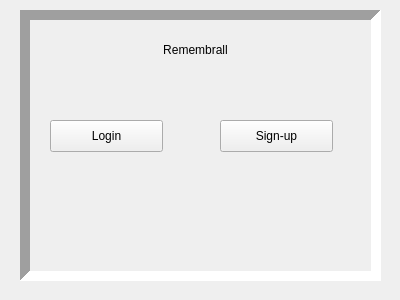
<?xml version="1.0" encoding="UTF-8"?>
<ui version="4.0">
 <class>Form</class>
 <widget class="QWidget" name="Form">
  <property name="geometry">
   <rect>
    <x>0</x>
    <y>0</y>
    <width>400</width>
    <height>300</height>
   </rect>
  </property>
  <property name="windowTitle">
   <string>Form</string>
  </property>
  <widget class="QLabel" name="label">
   <property name="geometry">
    <rect>
     <x>20</x>
     <y>10</y>
     <width>361</width>
     <height>271</height>
    </rect>
   </property>
   <property name="frameShape">
    <enum>QFrame::Panel</enum>
   </property>
   <property name="frameShadow">
    <enum>QFrame::Sunken</enum>
   </property>
   <property name="lineWidth">
    <number>10</number>
   </property>
   <property name="midLineWidth">
    <number>36</number>
   </property>
   <property name="text">
    <string/>
   </property>
  </widget>
  <widget class="QPushButton" name="pushButton">
   <property name="geometry">
    <rect>
     <x>50</x>
     <y>120</y>
     <width>113</width>
     <height>32</height>
    </rect>
   </property>
   <property name="text">
    <string>Login</string>
   </property>
  </widget>
  <widget class="QPushButton" name="pushButton_2">
   <property name="geometry">
    <rect>
     <x>220</x>
     <y>120</y>
     <width>113</width>
     <height>32</height>
    </rect>
   </property>
   <property name="text">
    <string>Sign-up</string>
   </property>
  </widget>
  <widget class="QLabel" name="label_2">
   <property name="geometry">
    <rect>
     <x>40</x>
     <y>40</y>
     <width>311</width>
     <height>20</height>
    </rect>
   </property>
   <property name="text">
    <string>Remembrall</string>
   </property>
   <property name="alignment">
    <set>Qt::AlignCenter</set>
   </property>
  </widget>
 </widget>
 <resources/>
 <connections/>
</ui>
